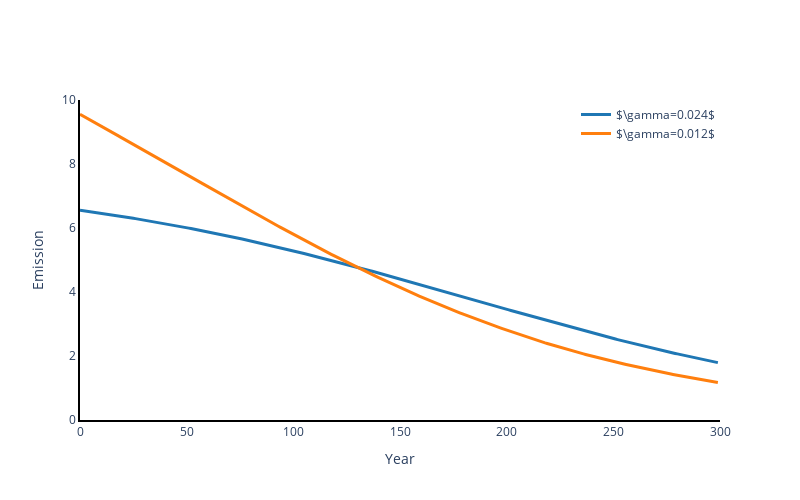

Notebook source saved alongside this figure:
### Code cell
# Figure 3
fig = go.Figure()
fig.add_trace(go.Scatter(y=Et_high,
                    mode='lines',
                    name=r'$\gamma=0.024$',
                    line=dict(width=3, color=defaultColors[0])))
fig.add_trace(go.Scatter(y=Et_low,
                    mode='lines',
                    name=r'$\gamma=0.012$',
                    line=dict(width=3, color=defaultColors[1])))
fig.update_layout(paper_bgcolor='rgba(0,0,0,0)',
                  plot_bgcolor='rgba(0,0,0,0)',
                  width=800,
                  height=500,
                  legend=dict(yanchor="top",
                              y=1,
                              xanchor="right",
                              x=1)
                 )
fig.update_xaxes(showline=True, linewidth=2, linecolor='black', title_text='Year', range=[0,T])
fig.update_yaxes(showline=True, linewidth=2, linecolor='black', title_text='Emission', range=[0,10])
                  
fig.write_image("emissions_trajectory.png")
fig.show()

### Figure 1 — Plotly figure (JSON) as saved in the notebook; plotly's stock layout.template omitted (floating-point values rounded to 4 significant figures; data arrays with more than 128 entries replaced by an {"elided": "..."} marker saying what was removed)
{"data": [{"line": {"color": "#1f77b4", "width": 3}, "mode": "lines", "name": "$\\gamma=0.024$", "type": "scatter", "y": {"elided": "300 float values"}}, {"line": {"color": "#ff7f0e", "width": 3}, "mode": "lines", "name": "$\\gamma=0.012$", "type": "scatter", "y": {"elided": "300 float values"}}], "layout": {"height": 500, "legend": {"x": 1, "xanchor": "right", "y": 1, "yanchor": "top"}, "paper_bgcolor": "rgba(0,0,0,0)", "plot_bgcolor": "rgba(0,0,0,0)", "width": 800, "xaxis": {"linecolor": "black", "linewidth": 2, "range": [0, 300], "showline": true, "title": {"text": "Year"}}, "yaxis": {"linecolor": "black", "linewidth": 2, "range": [0, 10], "showline": true, "title": {"text": "Emission"}}}}
